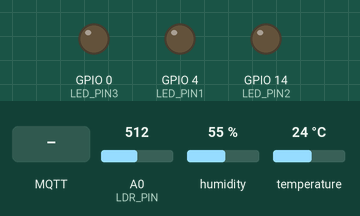
Simulated run of this sketch. Board: ESP8266 (NodeMCU). Shown: output pins drawn as LEDs (lit = HIGH). The inputs (shaded band) are chosen by the test bench; at power-on: A0 (LDR_PIN) = 512, humidity 55 %, temperature 24 °C. WiFi joins after 1.5 s; servers stay silent unless stated; no MQTT or app messages arrive unless stated; what the sketch prints to the serial monitor is not drawn.

Above: at 4.7 s.
4.8 s: MQTT message "on" arrives on the first subscribed topic
At 6.1 s:
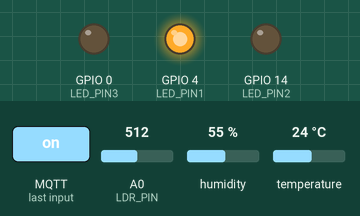
7.0 s: MQTT message "on" arrives on the second subscribed topic
At 8.8 s:
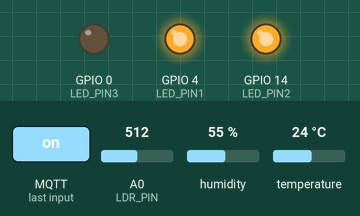
9.1 s: MQTT message "off" arrives on the first subscribed topic
At 10.5 s:
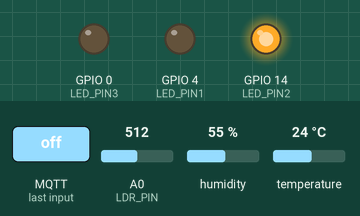
11.2 s: MQTT message "off" arrives on the second subscribed topic
At 12.1 s:
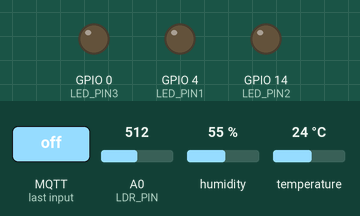
Timing chart, 0 to 14.2 s (numbered marks = the images above; inputs shaded):
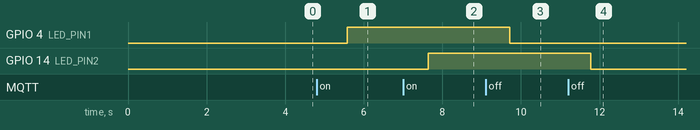

Measured:
- after the input at 4.8 s, GPIO 4 (LED_PIN1): LOW → HIGH after 0.78 s
- after the input at 7.0 s, GPIO 14 (LED_PIN2): LOW → HIGH after 0.65 s
- after the input at 9.1 s, GPIO 4 (LED_PIN1): HIGH → LOW after 0.61 s
- after the input at 11.2 s, GPIO 14 (LED_PIN2): HIGH → LOW after 0.58 s

The sketch:

code-Arduino.ino
```cpp
#include <ESP8266WiFi.h>
#include <PubSubClient.h>
#include <DHT.h>

// WiFi
const char *ssid = "Lắc Đẹp Zai";
const char *password = "hieudamthoi";

// MQTT Broker
const char *mqtt_broker = "192.168.81.33";
const char *mqtt_topic_led1 = "den";
const char *mqtt_topic_fan = "quat";
const char *mqtt_topic_temp = "sensor/temperature";
const char *mqtt_topic_hum = "sensor/humidity";
const char *mqtt_topic_light = "sensor/light";
const int mqtt_port = 1883;

// GPIO pins
const int LED_PIN1 = 4;  // GPIO 4 D2
const int LED_PIN2 = 14;  // GPIO 14 D5
const int DHT_PIN = 5; // GPIO 5 D1
const int LED_PIN3 = 0; // GPIO 5 D3
const int LDR_PIN = A0;  // Chân analog A0 nối với chân của cảm biến ánh sáng

#define DHTTYPE DHT11

DHT dht(DHT_PIN, DHTTYPE);

WiFiClient espClient;
PubSubClient mqttClient(espClient);

bool ledState1 = false;
bool ledState2 = false;
bool ledState3 = false;

void callback(char *topic, byte *payload, unsigned int length) {

    String message;
    for (int i = 0; i < length; i++) {
        message += (char) payload[i];
    }

    if (strcmp(topic, mqtt_topic_led1) == 0) {
        Serial.print("Message arrived in topic: ");
        Serial.println(topic);
        Serial.print("Message: ");
        Serial.println(message);

        if (message == "on" && !ledState1) {
            digitalWrite(LED_PIN1, HIGH);  // Turn on the LED
            ledState1 = true;
            mqttClient.publish(mqtt_topic_led1, String(message).c_str());
        }
        if (message == "off" && ledState1) {
            digitalWrite(LED_PIN1, LOW); // Turn off the LED
            ledState1 = false;
            mqttClient.publish(mqtt_topic_led1, String(message).c_str());
        }

        Serial.println("-----------------------");
    }

        if (strcmp(topic, mqtt_topic_fan) == 0) {
        Serial.print("Message arrived in topic: ");
        Serial.println(topic);
        Serial.print("Message: ");
        Serial.println(message);

        if (message == "on" && !ledState2) {
            digitalWrite(LED_PIN2, HIGH);  // Turn on the LED
            ledState2 = true;
            // mqttClient.publish(mqtt_topic_led2, String(message).c_str());
        }
        if (message == "off" && ledState2) {
            digitalWrite(LED_PIN2, LOW); // Turn off the LED
            ledState2 = false;
            // mqttClient.publish(mqtt_topic_led2, String(message).c_str());
        }

        Serial.println("-----------------------");
    }

}

void setup() {
    Serial.begin(9600);
    delay(2000);

    // Setup LED pin
    pinMode(LED_PIN1, OUTPUT);
    pinMode(LED_PIN2, OUTPUT);
    pinMode(LED_PIN3, OUTPUT);
    digitalWrite(LED_PIN1, LOW);
    digitalWrite(LED_PIN2, LOW);
    digitalWrite(LED_PIN3, LOW);

    // Initialize DHT sensor
    dht.begin();

    // Connect to WiFi
    WiFi.begin(ssid, password);
    while (WiFi.status() != WL_CONNECTED) {
        delay(500);
        Serial.println("Connecting to WiFi...");
    }
Serial.println("Connected to WiFi");

    // Connect to MQTT
    mqttClient.setServer(mqtt_broker, mqtt_port);
    mqttClient.setCallback(callback);
    while (!mqttClient.connected()) {
        if (mqttClient.connect("esp8266-client")) {
            Serial.println("Connected to MQTT broker");
            mqttClient.subscribe(mqtt_topic_led1);
            mqttClient.subscribe(mqtt_topic_fan);
        } else {
            Serial.print("MQTT connection failed, rc=");
            Serial.print(mqttClient.state());
            Serial.println(" Retrying...");
            delay(2000);
        }
    }
}

void loop() {
    // Handle MQTT messages
    mqttClient.loop();

    // Read temperature and humidity
    float temp = dht.readTemperature();
    float hum = dht.readHumidity();


    Serial.println("Nhiệt độ");
    Serial.println(temp);
    Serial.println("Độ ẩm");
    Serial.println(hum);

    // Publish temperature and humidity to MQTT
    if (mqttClient.connected()) {
        mqttClient.publish(mqtt_topic_temp, String(temp).c_str());
        mqttClient.publish(mqtt_topic_hum, String(hum).c_str());
    }

    // Read light level from LDR sensor
    int lightLevel = analogRead(LDR_PIN);

    Serial.println("Ánh sáng");
    Serial.println(lightLevel);

    // Publish light level to MQTT
    if (mqttClient.connected()) {
      mqttClient.publish(mqtt_topic_light, String(lightLevel).c_str());
    }

    delay(2000); // Wait for a while before reading again
}
```
